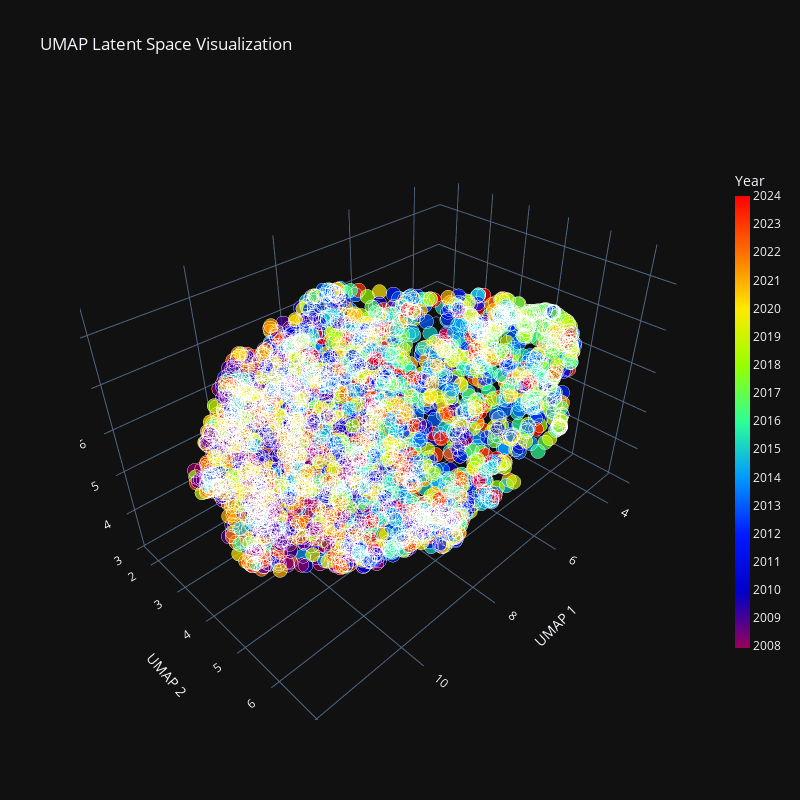

Notebook code for this chart:
### Code cell
dates = pd.to_datetime(all_dates)
years = pd.Series(dates).dt.year
year_ranks = pd.Series(years).rank(method='dense')

df = pd.DataFrame({
    'Date': all_dates,
    'x': latent_3d[:, 0],
    'y': latent_3d[:, 1],
    'z': latent_3d[:, 2],
    'Year': years
})

fig = px.scatter_3d(
    df, x='x', y='y', z='z',
    color='Year',
    hover_data=['Date'],
    title='UMAP Latent Space Visualization',
    opacity=0.7,
    color_continuous_scale='rainbow', 
    color_continuous_midpoint=years.mean(),
    width=800,  
    height=800  
)

fig.update_traces(
    marker=dict(
        size=5,
        line=dict(width=0.2, color='rgba(255,255,255,0.2)')
    )
)

fig.update_layout(
    scene=dict(
        xaxis_title='UMAP 1',
        yaxis_title='UMAP 2',
        zaxis_title='UMAP 3'
    ),
    template='plotly_dark', 
    coloraxis_colorbar_title='Year', 
    coloraxis_colorbar=dict(
        len=0.8,
        thickness=15,
        tickmode='linear',
        dtick=1
    )
)

fig.show()

logger.info("UMAP dimensionality reduction completed")

### Figure 1 — Plotly figure (JSON) as saved in the notebook; plotly's stock layout.template omitted (floating-point values rounded to 4 significant figures; data arrays with more than 128 entries replaced by an {"elided": "..."} marker saying what was removed)
{"data": [{"customdata": {"elided": "4261x1 str values"}, "hovertemplate": "x=%{x}<br>y=%{y}<br>z=%{z}<br>Date=%{customdata[0]}<br>Year=%{marker.color}<extra></extra>", "legendgroup": "", "marker": {"color": {"elided": "4261 int values"}, "coloraxis": "coloraxis", "line": {"color": "rgba(255,255,255,0.2)", "width": 0.2}, "opacity": 0.7, "size": 5, "symbol": "circle"}, "mode": "markers", "name": "", "scene": "scene", "showlegend": false, "type": "scatter3d", "x": {"elided": "4261 float values"}, "y": {"elided": "4261 float values"}, "z": {"elided": "4261 float values"}}], "layout": {"coloraxis": {"cmid": 2016.0, "colorbar": {"dtick": 1, "len": 0.8, "thickness": 15, "tickmode": "linear", "title": {"text": "Year"}}, "colorscale": [[0, "rgb(150,0,90)"], [0.125, "rgb(0,0,200)"], [0.25, "rgb(0,25,255)"], [0.375, "rgb(0,152,255)"], [0.5, "rgb(44,255,150)"], [0.625, "rgb(151,255,0)"], [0.75, "rgb(255,234,0)"], [0.875, "rgb(255,111,0)"], [1, "rgb(255,0,0)"]]}, "height": 800, "legend": {"tracegroupgap": 0}, "scene": {"domain": {"x": [0, 1], "y": [0, 1]}, "xaxis": {"title": {"text": "UMAP 1"}}, "yaxis": {"title": {"text": "UMAP 2"}}, "zaxis": {"title": {"text": "UMAP 3"}}}, "title": {"text": "UMAP Latent Space Visualization"}, "width": 800}}
